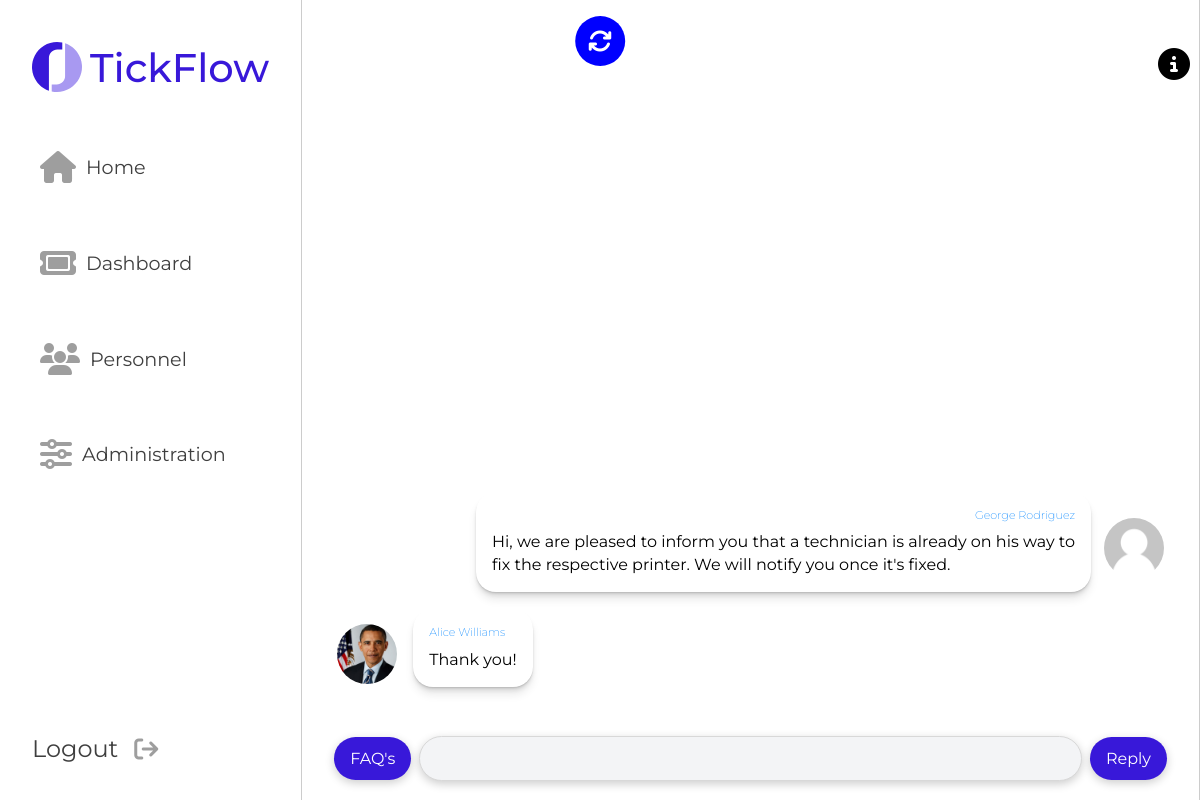
/server/pages/ticket.php?ticket=1 (signed in), run on an earlier commit of the app's database.
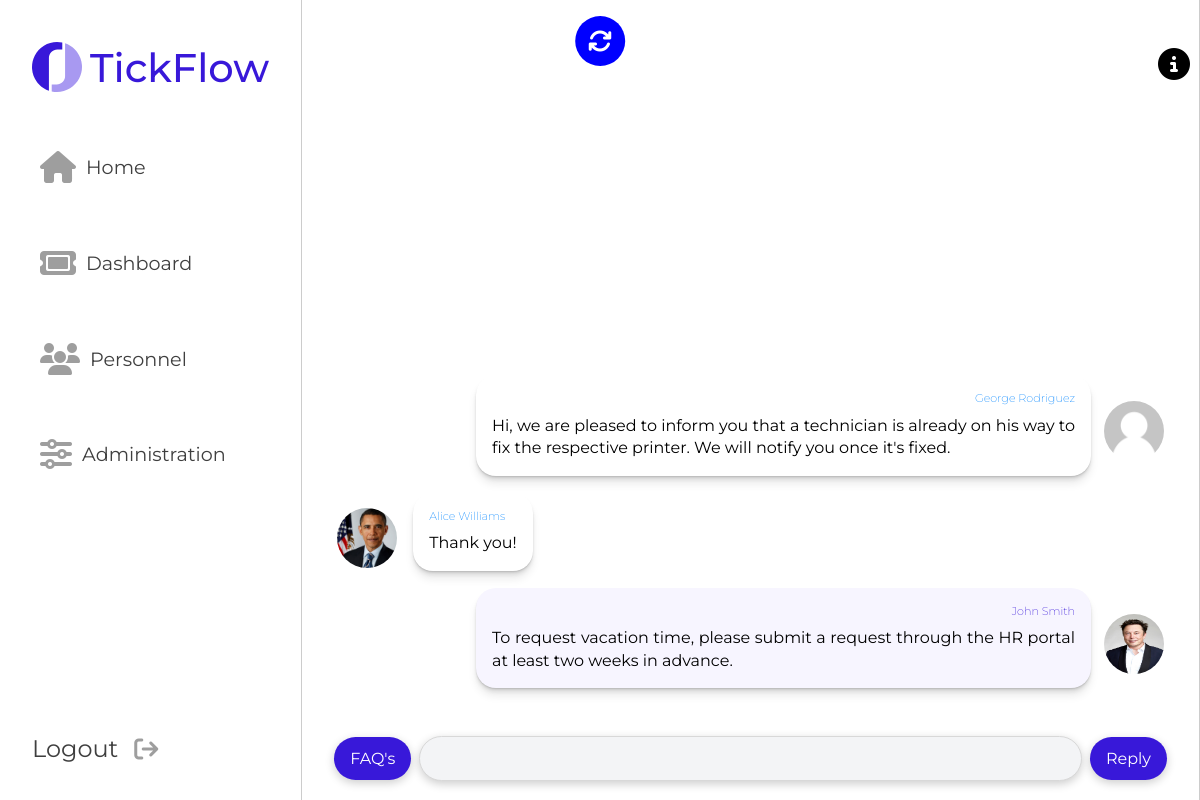
And on a later commit of the database.
### tables this page shows
CREATE TABLE Message (
    id INTEGER CHECK (id >= 1) PRIMARY KEY AUTOINCREMENT,
    content TEXT NOT NULL,
    creationDate DATE NOT NULL,
    creationTime TIME NOT NULL,
    author INTEGER NOT NULL,
    ticket INTEGER NOT NULL,
    FOREIGN KEY (author) REFERENCES User(id),
    FOREIGN KEY (ticket) REFERENCES Ticket(id)
);

CREATE TABLE User (
    id INTEGER CHECK (id >= 1) PRIMARY KEY AUTOINCREMENT,
    name TEXT,
    email TEXT UNIQUE NOT NULL,
    password TEXT NOT NULL,
    role TEXT CHECK (role == 'Client' OR role == 'Agent' OR role == 'Admin') DEFAULT ('Client'),
    department Integer,
    FOREIGN KEY (department) REFERENCES Department(id)
);

### server/pages/ticket.php (called while the page is built, shortened)
<?php
    include_once(__DIR__.'/../classes/session.class.php');
	include_once(__DIR__.'/../classes/user.class.php');
	include_once(__DIR__.'/../classes/ticket.class.php');
	include_once(__DIR__.'/../templates/ticket.tpl.php');
	include_once(__DIR__.'/../templates/common.tpl.php');
	if (isset($_GET["ticket"])){
		$ticketId = $_GET["ticket"];
	} else {
		header("Location: dashboard.php");
		exit();
	}
    $ticket = Ticket::getTicketByID($ticketId);
	$handlers = array(
		"chat.js",
		"faqChat.js",
		"responsiveness.js",
		"snackbar.js"
	);
	$scripter = new Scripter("ticket.js", $handlers);
	$departments = Department::getDepartments();
	drawHeader("none", $scripter, "ticket");
	drawChat($ticket, $departments);
	drawFooter();
?>

### server/classes/user.class.php (called while the page is built, shortened)
<?php
include_once(__DIR__ . '/../classes/ticket.class.php');
class User
{
    public $id, $name, $email, $role, $department;
    public function __construct($id, $name, $email, $role, $department)
    {
        $this->id = $id;
        $this->name = $name;
        $this->role = $role;
    }
    public function isAdmin()
    {
        return $this->role == "Admin";
    }
    public function isAgent()
    {
        return $this->role == "Agent" || $this->isAdmin();
    }
    public function getPhoto(){
        $path = "../images/profiles/".$this->id.".png";
        if (file_exists($path)){
            return $path;
        }
        else {
            $path = "../images/profiles/".$this->id.".jpg";
            if (file_exists($path)){
                return $path;
            } else {
                $path = "../images/profiles/".$this->id.".gif";
                if (file_exists($path)){
                    return $path;
                }
                else {
                    $path = "../images/profiles/".$this->id.".jpeg";
                    if (file_exists($path)){
                        return $path;
                    }
                }
            }
        }
        return "../images/default.png";
    }
    static public function getUserById($userID) {
        $db = getDatabaseConnection();
        $query = $db->prepare("SELECT * FROM User WHERE id = ?");
        $query->execute(array($userID));
        $results = $query->fetchAll();
        $result = $results[0];
        $user = new User($result['id'], $result['name'], $result['email'], $result['role'], $result['department']);
        return $user;
    }
}

### server/classes/session.class.php (called while the page is built, shortened)
<?php
include_once(__DIR__.'/../classes/user.class.php');
class Session {
    public $userID;
    public function __construct() {
        $this->userID = null;
        if (isset($_SESSION["userID"])) {
            $userID = $_SESSION["userID"];
            if (is_numeric($userID)){
                $this->userID = $_SESSION["userID"];
            }
        }
    }
    public function isLoggedIn() {
        return $this->userID != null;
    }
    public function getUser(){
        return User::getUserById($this->userID);
    }
    public function isAdmin() {
        return $this->isLoggedIn() && $this->getUser()->role == "Admin";
    }
}
?>

### server/classes/chat.class.php (called while the page is built, shortened)
<?php
class Message {
    public $id, $content, $date, $time, $author, $ticket, $authorName, $authorPhoto, $authorID;
    public function __construct($id, $content, $date, $time, $author, $ticket){
        $this->content = $content;
        $this->author = $author;
        $userAuthor = User::getUserByID($author);
        $this->authorName = $userAuthor->name;
        $this->authorPhoto = $userAuthor->getPhoto();
    }
    public function belongsToUser($user){
        return $user->id == $this->author;
    }
}
class Chat {
    public $ticketID, $messages;
    public function __construct($ticketID){
        $this->ticketID = $ticketID;
    }
    public function getMessages(){
        $db = getDatabaseConnection();
        $query = $db->prepare("SELECT * FROM Message WHERE ticket = ? ORDER BY creationDate, creationTime");
        $query->execute(array($this->ticketID));
        $results = $query->fetchAll();
        $messages = array();
        foreach ($results as $row) {
            $messages[] = new Message(
                $row['id'],
                $row['content'],
                $row['creationDate'],
                $row['creationTime'],
                $row['author'],
                $row['ticket']
            );
        }
        return $messages;
    }
}
?>

### server/classes/ticket.class.php (called while the page is built, shortened)
<?php
include_once(__DIR__.'/../classes/chat.class.php');
class Ticket {
    function __construct($id, $subject, $description, $status, $priority, $tags, $date, $time, $authorID, $assigneeID, $departmentID){
        $this->id = $id;
    }
    static public function getTicketByID($ticketID){
        $db = getDatabaseConnection();
        $query = $db->prepare("SELECT * FROM Ticket WHERE id = ?");
        $query->execute(array($ticketID));
        $results = $query->fetchAll();
        $result = $results[0];
        $tags = Ticket::getTagsById($ticketID);
        $ticket = new Ticket(
            $result['id'],
            $result['subject'],
            $result['description'],
            $result['status'],
            $result['priority'],
            $tags,
            $result['creationDate'],
            $result['creationTime'],
            $result['author'],
            $result['assignee'],
            $result['department']
        );
        return $ticket;
    }
    static public function getTagsById($id){
        $db = getDatabaseConnection();
        $query = $db->prepare("SELECT * FROM Ticket_Hashtag WHERE ticket = ?");
        $query->execute(array($id));
        $results = $query->fetchAll();
        $tags = array();
        foreach ($results as $row){
            $query = $db->prepare("SELECT * FROM Hashtag WHERE id = ?");
            $query->execute(array($row['hashtag']));
            $results = $query->fetchAll();
            $tag = $results[0]['name'];
            $tags[] = $tag;
        }
        return $tags;
    }
}
?>

### server/templates/ticket.tpl.php (the view, shortened to what this page needs)
<?php
include_once(__DIR__.'/../classes/user.class.php');
include_once(__DIR__.'/../classes/ticket.class.php');
include_once(__DIR__.'/../classes/chat.class.php');
?>
<?php function getArticleTag($message, $sessionUser, $author) {
	if ($sessionUser->id == $author->id) { ?>
		<?php if ($message->belongsToUser($author)) { ?>
			<article class="msg msg-right author">
		<?php }  else { ?>
			<article class="msg msg-left">
		<?php }  ?>
	<?php } else { ?>
		<?php if ($message->belongsToUser($author)) { ?>
			<article class="msg msg-left">
		<?php } else { if ($message->author == $sessionUser->id) {?>
			<article class="msg msg-right author">
		<?php } else { ?>
			<article class="msg msg-right">
		<?php }
		}
	}
}?>
<?php function drawChat($ticket, $departments) {
	$chat = $ticket->getChat();
	$author = User::getUserById($ticket->authorID);
	$messages = $chat->getMessages();
	$messages = array_reverse($messages);
	$session = new Session();
	$sessionUser = $session->getUser();
?>
	<main class="middle-column">
		<a href="../pages/ticket.php?ticket=<?=$ticket->id?>">
		<i id="refresh-button" class="fa-solid fa-arrows-rotate"></i>
		</a>
        <section id="chat">
            <div id="messages">
                <?php foreach($messages as $message) { ?>
					<?php getArticleTag($message, $sessionUser, $author) ?>
						<figure class="avatar">
							<img src=<?=$message->authorPhoto?> alt="Avatar">
						</figure>
						<section class="bubble">
							<p class="name"><?=$message->authorName?></p>
							<p class="message"><?=$message->content?></p>
						</section>
					</article>
                <?php } ?>
            </div>
            <section class="reply">
				<?php if ($sessionUser->isAgent()) { ?>
				<button type="button" id="faq-button">FAQ's</button>
				<?php } ?>
                <input id="message-input" type="text">
                <button type="button" id="send-message-button" >Reply</button>
            </section>
        </section>
    </main>
<?php } ?>

### server/templates/common.tpl.php (shortened to what this page needs)
<?php function drawHeader($activeNavButton="none", Scripter $scripter, $style) {
    $home = "";
    $tickets = "";
	$personnel = "";
	$admin = "";
	$session = new Session();
	$isAdmin = $session->isAdmin();
?>
<!DOCTYPE html>
<html>
<head>
	<link rel="stylesheet" type="text/css" href="../styles/<?=$style?>.css">
	<link rel="stylesheet" type="text/css" href="../styles/snackbar.css">
</head>
<body>
	<button class="options-right"><i class="fa-solid fa-circle-info"></i></button>
	<div class="grid-container" id="#main">
		<div class="left-sidebar">
			<header class="header">
				<img class="logo" src="../images/logo.svg" alt="Logo">
				<h1>TickFlow</h1>
			</header>
			<nav>
				<ul>
					<li class="<?=$home?>"><a href="home.php"><i class="fa-solid fa-house nav-button"></i>Home</a></li>
					<li class="<?=$tickets?>"> <a href="dashboard.php"><i class="fa-solid fa-ticket nav-button"></i>Dashboard</a></li>
					<li class="<?=$personnel?>"><a href="personnel.php"><i class="fa-solid fa-users nav-button"></i>Personnel</a></li>
					<?php if ($isAdmin) {  ?>
					<li class="<?=$admin?>"><a href="admin.php"><i class="fa-solid fa-sliders"></i> Administration 	</a></li>
					<?php } ?>
				</ul>
			</nav>
			<a href="../actions/logout.action.php" class = "profile-button">Logout<i class="fa-solid fa-arrow-right-from-bracket"></i></a>
		</div>
<?php } ?>
<?php
function drawFooter() {
?>
	</div>
</body>
</html>
<?php } ?>

What changed in the data, as far as the page shows it:
added message: shows a picture, author.name "John Smith", content "To request vacation time, please submit a request through the HR portal at least two weeks in advance."
